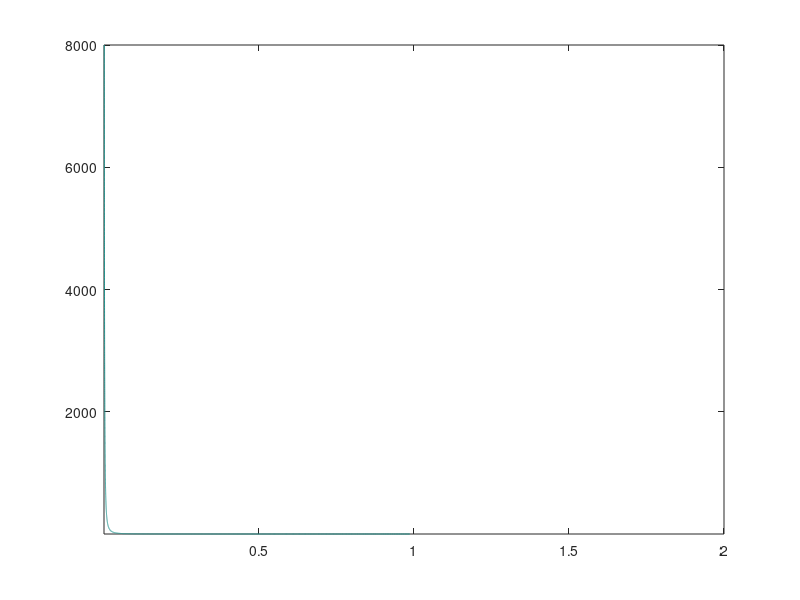

The MATLAB script that drew this image: (Note: this script raises an error after producing the figure.)
% calculate 0NuBetaBeta contour numerically
% most stringent contour always for phase = 0 and maximal m3nubetabeta
% --> term with m4 gets maximal -> m4 need to be even smaller to compensate
% least stringend contour phase = +-1 and  maximal m3nubetabeta
mbb3nu_max = [0.005,0.05];%[0.026,0.049]';%NH, IH
mbb4nu_ExpLimit =  0.16;%0.165;

savedir = [getenv('SamakPath'),'ksn2ana/ksn2_NuBetaBeta/results/'];
savefile = sprintf('%sksn2_NuBetaBeta_mbb3numax_NH%.3feV_IH%.3feV_mbbExpLimit%.3feV.mat',...
    savedir,mbb3nu_max(1),mbb3nu_max(2),mbb4nu_ExpLimit);
if exist(savefile,'file') 
    load(savefile)
else
    %% m_betabeta neutrino mass in 3+1 neutrino framework
    mbb4nu = @(phase,mbb3nu,sint4Sq,m4Sq) abs((1-sint4Sq).*mbb3nu+exp(1i*pi*phase).*sqrt(m4Sq).*sint4Sq);
    
    nGrid = 1e3;
    sin2T4 = repmat(logspace(-3,log10(2),nGrid)',[1,nGrid]);% mixing
    m4Sq   = repmat(logspace(-1.58,log10(8e3),nGrid),[nGrid,1]);
    
    %% extreme cases for IH:
    mbb4nu_IH_min = mbb4nu(0,mbb3nu_max(2),sin2T4,m4Sq);
    mbb4nu_IH_max = mbb4nu(1,mbb3nu_max(2),sin2T4,m4Sq);
    
    % Get all the contours
    [Contour_IH_min,~] = contour(sin2T4,m4Sq,mbb4nu_IH_min,mbb4nu_ExpLimit.*ones(2,1));
    [Contour_IH_max,~] = contour(sin2T4,m4Sq,mbb4nu_IH_max,mbb4nu_ExpLimit.*ones(2,1));
    close all;
    
    % interpolate
    sin2T4_IH = logspace(log10(max([min(Contour_IH_min(1,2:end)),min(Contour_IH_max(1,2:end))])),...
        log10(min([max(Contour_IH_min(1,2:end)),max(Contour_IH_max(1,2:end))])),...
        1e3);
    
    m4Sq_IH_min = interp1(Contour_IH_min(1,2:end),Contour_IH_min(2,2:end),sin2T4_IH,'spline');
    m4Sq_IH_max = interp1(Contour_IH_max(1,2:end),Contour_IH_max(2,2:end),sin2T4_IH,'spline');
    m4Sq_IH_mean = mean([m4Sq_IH_max;m4Sq_IH_min]);
    
    %% extreme cases for NH:
    mbb4nu_NH_min = mbb4nu(0,mbb3nu_max(1),sin2T4,m4Sq);
    mbb4nu_NH_max = mbb4nu(1,mbb3nu_max(1),sin2T4,m4Sq);
    
    % Get all the contours
    [Contour_NH_min,~] = contour(sin2T4,m4Sq,mbb4nu_NH_min,mbb4nu_ExpLimit.*ones(2,1));
    [Contour_NH_max,~] = contour(sin2T4,m4Sq,mbb4nu_NH_max,mbb4nu_ExpLimit.*ones(2,1));
    close all;
    
    % interpolate
    sin2T4_NH = logspace(log10(max([min(Contour_NH_min(1,2:end)),min(Contour_NH_max(1,2:end))])),...
        log10(min([max(Contour_NH_min(1,2:end)),max(Contour_NH_max(1,2:end))])),...
        1e3);
    m4Sq_NH_min = interp1(Contour_NH_min(1,2:end),Contour_NH_min(2,2:end),sin2T4_NH,'spline');
    m4Sq_NH_max = interp1(Contour_NH_max(1,2:end),Contour_NH_max(2,2:end),sin2T4_NH,'spline');
    m4Sq_NH_mean = mean([m4Sq_NH_max;m4Sq_NH_min]);
    
    MakeDir(savedir);
    save(savefile,'sin2T4_IH','m4Sq_IH_min','m4Sq_IH_max','m4Sq_IH_mean',...
        'sin2T4_NH','m4Sq_NH_min','m4Sq_NH_max','m4Sq_NH_mean',...
        'mbb3nu_max','mbb4nu_ExpLimit');
    fprintf('save file to %s \n',savefile);
end

%% plot result
xIH = 4.*sin2T4_IH.*(1-sin2T4_IH);
xNH = 4.*sin2T4_NH.*(1-sin2T4_NH);
GetFigure

[l,aIH]= boundedline(xIH,m4Sq_IH_mean,abs(m4Sq_IH_mean-[m4Sq_IH_max;m4Sq_IH_min])');
l.delete; aIH.FaceColor = rgb('LightGray');
hold on;
% plot(xIH,m4Sq_IH_min,'k-','LineWidth',2)
% plot(xIH,m4Sq_IH_max,'k-','LineWidth',2)

[l,aNH]= boundedline(xNH,m4Sq_NH_mean,abs(m4Sq_NH_mean-[m4Sq_NH_max;m4Sq_NH_min])');
l.delete;
aNH.FaceColor = rgb('IndianRed');
% plot(xNH,m4Sq_NH_min,'-','LineWidth',2,'Color',rgb('FireBrick'));
% plot(xNH,m4Sq_NH_max,'-','LineWidth',2,'Color',rgb('FireBrick'));

set(gca,'XScale','log')
set(gca,'YScale','log')
xlim([6e-03,1]);
ylim([0.1,1600]);
PrettyFigureFormat;
xlabel(sprintf('sin^2(2\\theta_{ee})'));%|{\\itU_{e4}}|^2'));
ylabel(sprintf('{\\it m}_4^2 (eV^2)'));
leg = legend([aNH,aIH],'Normal Ordering','Inverted Ordering','box','off');
